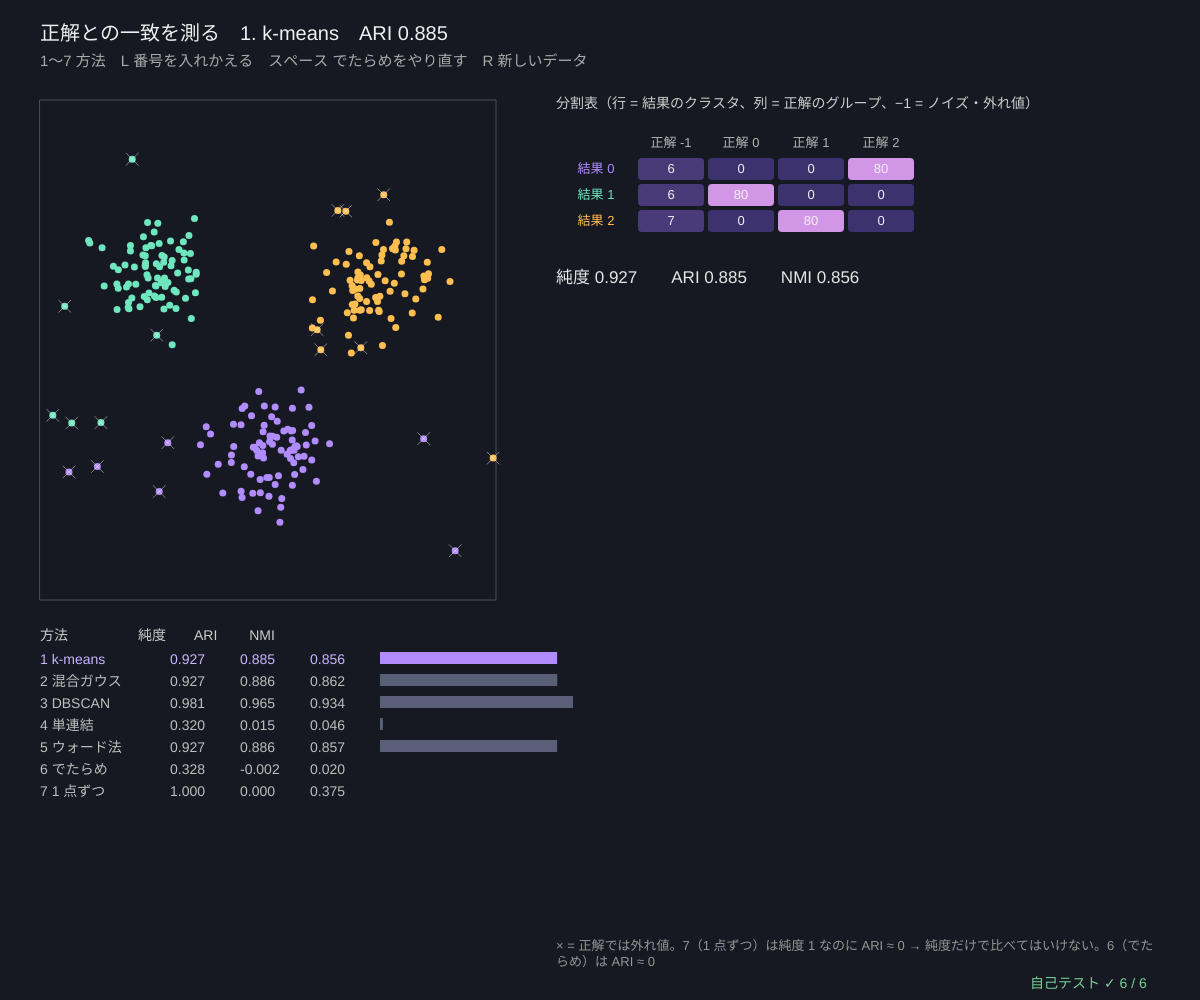
Frame 1 (no input)
Frame 60 (no input): identical to frame 1, image omitted
Frame 120 (the mouse pressed at the canvas centre since frame 60): identical to frame 1, image omitted

The p5.js sketch that drew this single still picture (run headless with seeded random() and noise() and a simulated clock; from frame 60 on, the mouse is pressed at the canvas centre):

// p5.js sketch
// ── sketch.js
// ============================================
// 10 正解との一致を測る ─ 正解のラベルがあるとき、クラスタリングの結果がどれくらい合っているかを数にする
//   分割表 n_ij = 「結果のクラスタ i」かつ「正解のグループ j」の点の数。クラスタの番号は勝手につくので、番号どうしを比べてはだめ
//   純度 = 各クラスタでいちばん多い正解の数の合計 / n（1 点ずつばらばらにすると 1 になってしまう弱点）
//   調整ランド指数 ARI = 「2 点の組が、両方で同じ／両方で別」の一致を、でたらめのときの期待値で調整（1 = 完全一致、≈ 0 = でたらめ）
//   正規化相互情報量 NMI = 2·I(結果; 正解) / (H(結果) + H(正解))（0〜1）。どれも番号を入れかえても同じ値
// 1〜7 方法 / L 番号を入れかえる / R 新しいデータ / スペース でたらめ（6）をやり直す
// ============================================

const NPTS = 240;                      // ★ 点の数
const METHODS = ['k-means', '混合ガウス', 'DBSCAN', '単連結', 'ウォード法', 'でたらめ', '1 点ずつ'];
let data, preds = [], scores = [], methodNo = 0, perm = null, seedD = 101, seedR = 1, view;

function setup() { createCanvas(windowWidth, windowHeight); textWrap(CHAR); selfTest(); newData(); }
function newData() {
  data = makeDataset('noise', NPTS, seedD);
  let pts = data.pts, n = pts.length;
  seedRng(1); let km = kmeansBest(pts, 3, 10, true, 100);
  seedRng(2); let gf = null; for (let r = 0; r < 3; r++) { let f = gmmFit(pts, 3, 150); if (!gf || f.ll > gf.ll) gf = f; }
  let db = dbscan(pts, 0.25, 6);
  preds = [km.labels, gf.resp.map((r) => r.indexOf(Math.max(...r))), db.labels, cutTreeK(agglomerate(pts, 0), n, 3), cutTreeK(agglomerate(pts, 3), n, 3), null, pts.map((_, i) => i)];
  randomPred(); perm = null;
}
function randomPred() { seedRng(700 + seedR); preds[5] = data.pts.map(() => rndInt(0, 2)); scores = preds.map((p) => ({ pur: purityScore(p, data.truth), ari: ariScore(p, data.truth), nmi: nmiScore(p, data.truth) })); }
function shownPred() { let p = preds[methodNo]; return perm ? p.map((l) => (l < 0 ? l : l < 10 ? perm[l] : l + 100)) : p; }   // 0〜9 だけ入れかえる（10 以上はずらすだけ）

function draw() {
  background(22, 24, 34);
  let pred = shownPred(), ct = contingency(pred, data.truth), sc = { pur: purityScore(pred, data.truth), ari: ariScore(pred, data.truth), nmi: nmiScore(pred, data.truth) };
  view = fitView(40, 100, width * 0.38, height * 0.5, 0, 0, 4.0);
  noFill(); stroke(80); rect(view.x, view.y, view.w, view.h);
  drawPts(view, data.pts, methodNo === 6 ? pred.map((v) => v % 10) : pred, 7);
  // 正解は形で：●（グループ）と ×（外れ値）
  stroke(255, 255, 255, 120); strokeWeight(1);
  data.pts.forEach((p, i) => { if (data.truth[i] < 0) { let x = gX(view, p[0]), y = gY(view, p[1]); line(x - 6, y - 6, x + 6, y + 6); line(x - 6, y + 6, x + 6, y - 6); } });
  // ---- 分割表
  let tx = view.x + view.w + 60, ty = 130, rows = Math.min(ct.ra.length, 12), cw = 70, rh = 26, mx = 1;
  ct.M.forEach((r) => r.forEach((v) => (mx = Math.max(mx, v))));
  noStroke(); fill(205); textSize(14); textAlign(LEFT, BASELINE); text('分割表（行 = 結果のクラスタ、列 = 正解のグループ、−1 = ノイズ・外れ値）', tx, ty - 22);
  textAlign(CENTER, CENTER); textSize(13);
  ct.cb.forEach((c, j) => { fill(180); text('正解 ' + c, tx + 80 + j * cw + cw / 2, ty + rh / 2); });
  for (let i = 0; i < rows; i++) {
    let y = ty + (i + 1) * rh; fill(ct.ra[i] < 0 ? color(150) : palC(ct.ra[i])); text(methodNo === 6 ? '…' : '結果 ' + ct.ra[i], tx + 40, y + rh / 2);
    ct.M[i].forEach((v, j) => { fill(60 + 150 * (v / mx), 50 + 100 * (v / mx), 110 + 120 * (v / mx)); rect(tx + 80 + j * cw + 2, y + 2, cw - 4, rh - 4, 4); fill(240); text(v, tx + 80 + j * cw + cw / 2, y + rh / 2); });
  }
  if (ct.ra.length > rows) { fill(150); textAlign(LEFT, CENTER); text('… ほか ' + (ct.ra.length - rows) + ' 行（1 点ずつのクラスタ）', tx + 80, ty + (rows + 1.5) * rh); }
  // ---- いまの方法の数
  let sy = ty + (rows + 2.5) * rh + 10;
  textAlign(LEFT, BASELINE); textSize(17); fill(230);
  text('純度 ' + sc.pur.toFixed(3) + '　　ARI ' + sc.ari.toFixed(3) + '　　NMI ' + sc.nmi.toFixed(3), tx, sy);
  if (perm) { fill(255, 210, 130); textSize(14); text('番号を入れかえた：0→' + perm[0] + '、1→' + perm[1] + '、2→' + perm[2] + '。分割表の行が入れかわるだけで、3 つの数は同じ', tx, sy + 26, width - tx - 40); }
  // ---- 全部の方法の表
  let by = view.y + view.h + 40;
  fill(205); textSize(14); text('方法　　　　　純度　　ARI　　 NMI', 40, by);
  scores.forEach((s, m) => {
    let y = by + 24 + m * 22; fill(m === methodNo ? color(200, 180, 255) : 190);
    text((m + 1) + ' ' + METHODS[m], 40, y); text(s.pur.toFixed(3), 170, y); text(s.ari.toFixed(3), 240, y); text(s.nmi.toFixed(3), 310, y);
    fill(m === methodNo ? color(176, 140, 255) : color(90, 95, 120)); rect(380, y - 12, Math.max(0, s.ari) * 200, 12);
  });
  // ---- 文字
  fill(240); textSize(20);
  text('正解との一致を測る　' + (methodNo + 1) + '. ' + METHODS[methodNo] + '　ARI ' + sc.ari.toFixed(3), 40, 40);
  fill(170); textSize(15); text('1〜7 方法　L 番号を入れかえる' + (perm ? '（入れかえ中）' : '') + '　スペース でたらめをやり直す　R 新しいデータ', 40, 66);
  fill(150); textSize(13); text('× = 正解では外れ値。7（1 点ずつ）は純度 1 なのに ARI ≈ 0 → 純度だけで比べてはいけない。6（でたらめ）は ARI ≈ 0', tx, height - 60, width - tx - 40);
  drawSelfTest(width - 170, height - 12);
}

function keyPressed() {
  if (key.length === 1 && '1234567'.includes(key)) { methodNo = +key - 1; perm = null; }
  if (key === 'l' || key === 'L') { seedRng(300 + frameCount); let p = [0, 1, 2, 3, 4, 5, 6, 7, 8, 9]; for (let i = 9; i > 0; i--) { let j = rndInt(0, i); [p[i], p[j]] = [p[j], p[i]]; } perm = p; }
  if (key === ' ') { seedR++; randomPred(); }
  if (key === 'r' || key === 'R') { seedD++; newData(); }
  return false;
}

// ---- 自己テスト
function ariPairs(a, b) {              // 答え合わせ用：全部の 2 点の組を数える（O(n²)）
  let n11 = 0, n10 = 0, n01 = 0, n00 = 0;
  for (let i = 0; i < a.length; i++) for (let j = i + 1; j < a.length; j++) { let sa = a[i] === a[j], sb = b[i] === b[j]; if (sa && sb) n11++; else if (sa) n10++; else if (sb) n01++; else n00++; }
  let den = (n00 + n01) * (n01 + n11) + (n00 + n10) * (n10 + n11);
  return den === 0 ? 1 : (2 * (n00 * n11 - n01 * n10)) / den;
}
function selfTest() {
  selfTestResults = [];
  seedRng(11);
  let a = Array.from({ length: 150 }, () => rndInt(0, 4)), relOk = true;
  for (let t = 0; t < 10; t++) { let p = [0, 1, 2, 3, 4].sort(() => rnd() - 0.5).map((v) => v * 7 + 3), b = a.map((l) => p[l]); if (!near(ariScore(a, b), 1, 1e-12) || !near(nmiScore(a, b), 1, 1e-12) || !near(purityScore(b, a), 1, 1e-12)) relOk = false; }
  check('同じ分け方なら、番号をどう入れかえても ARI = NMI = 純度 = 1', relOk);
  let ar = []; for (let t = 0; t < 40; t++) { let x = Array.from({ length: 400 }, () => rndInt(0, 3)), y = Array.from({ length: 400 }, () => rndInt(0, 3)); ar.push(ariScore(x, y)); }
  check('でたらめどうしの ARI の平均 ≈ 0（' + meanOf(ar).toFixed(4) + '、40 回）', Math.abs(meanOf(ar)) < 0.01);
  let pairOk = true, symOk = true, rangeOk = true;
  for (let t = 0; t < 20; t++) {
    let x = Array.from({ length: 80 }, () => rndInt(-1, 3)), y = x.map((v) => (rnd() < 0.6 ? v : rndInt(0, 4)));
    if (!near(ariScore(x, y), ariPairs(x, y), 1e-12)) pairOk = false;
    if (!near(ariScore(x, y), ariScore(y, x), 1e-12) || !near(nmiScore(x, y), nmiScore(y, x), 1e-12)) symOk = false;
    let nm = nmiScore(x, y), pu = purityScore(x, y); if (!(nm >= 0 && nm <= 1 && pu > 0 && pu <= 1)) rangeOk = false;
  }
  check('分割表から計算した ARI = 全部の 2 点の組を数えた ARI（20 通り）', pairOk);
  check('ARI と NMI は対称（結果と正解を入れかえても同じ）、NMI と純度は 0〜1', symOk && rangeOk);
  let d = makeDataset('noise', 200, 12), single = d.pts.map((_, i) => i);
  check('1 点ずつばらばら：純度 = ' + purityScore(single, d.truth).toFixed(2) + ' なのに ARI = ' + ariScore(single, d.truth).toFixed(3) + '（≈ 0）', purityScore(single, d.truth) === 1 && Math.abs(ariScore(single, d.truth)) < 0.01);
  let ct = contingency(a, a.map((v) => (v + 1) % 3)), tot = ct.M.reduce((s, r) => s + r.reduce((q, v) => q + v, 0), 0);
  check('分割表の合計 = n、行の合計 = 各クラスタの大きさ', tot === a.length && ct.M.every((r, i) => r.reduce((q, v) => q + v, 0) === a.filter((v) => v === ct.ra[i]).length));
  reportSelfTest();
}

// ---------- やってみよう ----------
// 1. 1〜5 を切りかえて、ARI がいちばん高い方法はどれ？ 外れ値（×）をうまくあつかえるのは？
// 2. L で番号を入れかえても、分割表の行が入れかわるだけで 3 つの数は変わらないことを確かめよう
// 3. 6（でたらめ）でスペースを何回も押そう。ARI は 0 のまわりでゆれる。NMI は 0 より少し大きくなりがち（偏りがある）
// 4. 7（1 点ずつ）は純度 1。なぜ？ ARI と NMI はどうなっている？
// 5. 正解がないとき（ふつうはこっち）は、02 のシルエットのような「内部の指標」を使う

// ==================================================
// ここから下は「クラスタリングの道具」（中身は読まなくても OK。消さないでね）
// ==================================================
// ---- 共通：値をはさむ・クラスタの色・距離（点は [x, y] や [r, g, b] のような配列）
function clampv(v, a, b) { return v < a ? a : v > b ? b : v; }
const PAL = [[176, 140, 255], [110, 230, 190], [255, 190, 80], [110, 180, 255], [255, 120, 130], [200, 240, 110], [255, 150, 220], [90, 210, 220], [255, 150, 70], [190, 190, 255]];
function palC(k, a) {                  // クラスタ k の色（k < 0 = ノイズ = 灰色）
  let al = a === undefined ? 255 : a;
  if (k < 0) return color(120, 120, 135, al);
  let c = PAL[k % PAL.length]; return color(c[0], c[1], c[2], al);
}
function sqd(a, b) { let s = 0; for (let i = 0; i < a.length; i++) { let d = a[i] - b[i]; s += d * d; } return s; }   // 距離の 2 乗
function edist(a, b) { return Math.sqrt(sqd(a, b)); }                                                              // ユークリッド距離
function meanOf(arr) { if (!arr.length) return 0; let s = 0; for (let v of arr) s += v; return s / arr.length; }
// ---- 種つきの乱数（同じ種なら毎回同じ列）
let rngState = 1, gaussSpare = null;
function seedRng(s) { rngState = (s >>> 0) || 1; gaussSpare = null; }
function rnd() {                       // 0〜1 の一様乱数（mulberry32）
  rngState = (rngState + 0x6d2b79f5) >>> 0;
  let t = rngState;
  t = Math.imul(t ^ (t >>> 15), t | 1);
  t ^= t + Math.imul(t ^ (t >>> 7), t | 61);
  return ((t ^ (t >>> 14)) >>> 0) / 4294967296;
}
function rndInt(a, b) { return a + Math.floor(rnd() * (b - a + 1)); }
function gauss() {                     // 標準正規分布（ボックス-ミュラー法）
  if (gaussSpare !== null) { let g = gaussSpare; gaussSpare = null; return g; }
  let u = 1 - rnd(), v = rnd(), r = Math.sqrt(-2 * Math.log(u));
  gaussSpare = r * Math.sin(2 * Math.PI * v); return r * Math.cos(2 * Math.PI * v);
}
// ---- 合成データ（種つき）。どれも { pts, truth（正解のグループ番号）, k（正解のグループ数）} を返す
// blob = { n, c: [中心 x, y], sd: [長い向きの標準偏差, 短い向き], rot: 傾き（ラジアン）}
function makeBlobs(specs) {
  let pts = [], truth = [];
  specs.forEach((s, k) => {
    let cr = Math.cos(s.rot || 0), sr = Math.sin(s.rot || 0);
    for (let i = 0; i < s.n; i++) { let a = gauss() * s.sd[0], b = gauss() * s.sd[1]; pts.push([s.c[0] + cr * a - sr * b, s.c[1] + sr * a + cr * b]); truth.push(k); }
  });
  return { pts, truth, k: specs.length };
}
function makeMoons(n, noise) {         // 2 つの三日月（かみ合った半円）
  let pts = [], truth = [];
  for (let i = 0; i < n; i++) {
    let k = i % 2, t = rnd() * Math.PI, x = k ? 1 - Math.cos(t) : Math.cos(t), y = k ? 0.5 - Math.sin(t) : Math.sin(t);
    pts.push([(x - 0.5) * 1.6 + gauss() * noise, (y - 0.25) * 1.6 + gauss() * noise]); truth.push(k);
  }
  return { pts, truth, k: 2 };
}
function makeCircles(n, noise, inner) { // 同心円（外の輪と内の輪。点の数は輪の長さに比例）
  let pts = [], truth = [], nOut = Math.round((n * 1.3) / (1.3 + inner));
  for (let i = 0; i < n; i++) { let k = i < nOut ? 0 : 1, t = rnd() * 2 * Math.PI, r = k ? inner : 1.3; pts.push([r * Math.cos(t) + gauss() * noise, r * Math.sin(t) + gauss() * noise]); truth.push(k); }
  return { pts, truth, k: 2 };
}
const DATA_JA = { blobs: 'かたまり', moons: '三日月', circles: '同心円', aniso: '細長い', density: '密度がちがう', sizes: '大きさがちがう', noise: 'かたまり + 外れ値', chain: '鎖でつながる' };
function makeDataset(kind, n, seed) {
  seedRng(seed);
  if (kind === 'moons') return makeMoons(n, 0.07);
  if (kind === 'circles') return makeCircles(n, 0.05, 0.55);
  if (kind === 'aniso') { let m = Math.floor(n / 3); return makeBlobs([{ n: m, c: [-0.6, 0.9], sd: [0.9, 0.1], rot: 0.5 }, { n: m, c: [0, 0], sd: [0.9, 0.1], rot: 0.5 }, { n: n - 2 * m, c: [0.6, -0.9], sd: [0.9, 0.1], rot: 0.5 }]); }
  if (kind === 'density') { let m = Math.floor(n * 0.45); return makeBlobs([{ n: m, c: [-0.9, 0.3], sd: [0.12, 0.12] }, { n: m, c: [-0.3, 0.3], sd: [0.12, 0.12] }, { n: n - 2 * m, c: [0.9, -0.2], sd: [0.65, 0.65] }]); }
  if (kind === 'sizes') { let m = Math.floor(n * 0.12); return makeBlobs([{ n: n - 2 * m, c: [-0.5, 0], sd: [0.6, 0.6] }, { n: m, c: [0.85, 0.75], sd: [0.1, 0.1] }, { n: m, c: [0.85, -0.75], sd: [0.1, 0.1] }]); }
  if (kind === 'chain') {
    let m = Math.floor(n * 0.4), d = makeBlobs([{ n: m, c: [-1.2, 0], sd: [0.25, 0.25] }, { n: m, c: [1.2, 0], sd: [0.25, 0.25] }]), rest = n - 2 * m;
    for (let i = 0; i < rest; i++) { d.pts.push([-0.8 + (1.6 * (i + 0.5)) / rest, 0.04 * gauss()]); d.truth.push(i < rest / 2 ? 0 : 1); }
    return d;
  }
  let m = Math.floor(n / 3), d = makeBlobs([{ n: m, c: [-1, 0.7], sd: [0.25, 0.25] }, { n: m, c: [1, 0.6], sd: [0.3, 0.22], rot: 0.4 }, { n: n - 2 * m, c: [0, -0.9], sd: [0.28, 0.28] }]);
  if (kind === 'noise') { let q = Math.floor(n * 0.08); for (let i = 0; i < q; i++) { d.pts.push([-2 + 4 * rnd(), -1.8 + 3.6 * rnd()]); d.truth.push(-1); } }
  return d;
}
// ---- k-means（ロイドのアルゴリズム）。目的関数 = 慣性 = Σ |x_i − 中心|²
function nearestCenter(p, centers) { let best = 0, bd = Infinity; for (let j = 0; j < centers.length; j++) { let d = sqd(p, centers[j]); if (d < bd) { bd = d; best = j; } } return best; }
function assignLabels(pts, centers) { return pts.map((p) => nearestCenter(p, centers)); }        // ① 割り当て
function inertiaOf(pts, centers, labels) { let s = 0; for (let i = 0; i < pts.length; i++) s += sqd(pts[i], centers[labels[i]]); return s; }
function updateCenters(pts, labels, centers) {                                                     // ② 更新（仲間の平均。仲間 0 なら動かさない）
  let k = centers.length, dim = centers[0].length, sum = centers.map(() => new Array(dim).fill(0)), cnt = new Array(k).fill(0);
  for (let i = 0; i < pts.length; i++) { let l = labels[i]; cnt[l]++; for (let d = 0; d < dim; d++) sum[l][d] += pts[i][d]; }
  return sum.map((s, j) => (cnt[j] ? s.map((v) => v / cnt[j]) : centers[j].slice()));
}
function initRandomCenters(pts, k) {   // ランダムに k 点えらぶ（重ならないように）
  if (!pts.length) return Array.from({ length: k }, () => [0, 0]);
  let idx = pts.map((_, i) => i), out = [];
  for (let j = 0; j < Math.min(k, pts.length); j++) { let r = j + Math.floor(rnd() * (idx.length - j)); [idx[j], idx[r]] = [idx[r], idx[j]]; out.push(pts[idx[j]].slice()); }
  while (out.length < k) out.push(pts[0].slice());
  return out;
}
function initPlusPlus(pts, k) {        // k-means++：今ある中心から遠い点ほど（距離² に比例して）えらばれやすい
  if (!pts.length) return Array.from({ length: k }, () => [0, 0]);
  let out = [pts[Math.floor(rnd() * pts.length)].slice()], d2 = pts.map((p) => sqd(p, out[0]));
  while (out.length < k) {
    let tot = 0; for (let v of d2) tot += v;
    let r = rnd() * tot, pick = pts.length - 1;
    if (tot > 0) { for (let i = 0; i < pts.length; i++) { r -= d2[i]; if (r <= 0) { pick = i; break; } } } else pick = Math.floor(rnd() * pts.length);
    out.push(pts[pick].slice());
    for (let i = 0; i < pts.length; i++) d2[i] = Math.min(d2[i], sqd(pts[i], pts[pick]));
  }
  return out;
}
// 最後まで回す。hist = 半ステップ（割り当て・更新）ごとの慣性
function lloyd(pts, centers0, maxIter) {
  let centers = centers0.map((c) => c.slice()), labels = assignLabels(pts, centers), hist = [inertiaOf(pts, centers, labels)], iters = 0;
  for (let it = 0; it < (maxIter || 100); it++) {
    let nc = updateCenters(pts, labels, centers); hist.push(inertiaOf(pts, nc, labels));
    let nl = assignLabels(pts, nc); hist.push(inertiaOf(pts, nc, nl));
    centers = nc; iters++;
    let same = nl.every((v, i) => v === labels[i]); labels = nl;
    if (same) break;
  }
  return { centers, labels, inertia: hist[hist.length - 1], hist, iters };
}
function kmeansBest(pts, k, restarts, usePP, maxIter) {   // restarts 回やり直して慣性がいちばん小さいものを選ぶ
  let best = null, all = [];
  for (let r = 0; r < restarts; r++) { let res = lloyd(pts, usePP ? initPlusPlus(pts, k) : initRandomCenters(pts, k), maxIter); all.push(res.inertia); if (!best || res.inertia < best.inertia) best = res; }
  best.all = all; return best;
}
// ---- 凝集型クラスタリング（ランス-ウィリアムズの更新式）。merges[t] = { a, b（合体した 2 つの番号）, h（高さ）, size }
//   葉 = 0〜n−1、t 番目の合体でできたクラスタ = n + t。ウォード法は距離² で更新し、高さ = √（更新した値）
const LINK_JA = ['単連結', '完全連結', '群平均', 'ウォード法'];
function agglomerate(pts, method) {    // method: 0 単連結 / 1 完全連結 / 2 群平均 / 3 ウォード法
  let n = pts.length, Dm = new Float64Array(n * n), size = new Array(n).fill(1), id = pts.map((_, i) => i), act = new Array(n).fill(true), merges = [];
  for (let i = 0; i < n; i++) for (let j = 0; j < n; j++) Dm[i * n + j] = method === 3 ? sqd(pts[i], pts[j]) : edist(pts[i], pts[j]);
  for (let t = 0; t < n - 1; t++) {
    let bi = -1, bj = -1, bd = Infinity;
    for (let i = 0; i < n; i++) if (act[i]) for (let j = i + 1; j < n; j++) if (act[j] && Dm[i * n + j] < bd) { bd = Dm[i * n + j]; bi = i; bj = j; }
    let ni = size[bi], nj = size[bj];
    merges.push({ a: id[bi], b: id[bj], h: method === 3 ? Math.sqrt(Math.max(0, bd)) : bd, size: ni + nj });
    for (let k = 0; k < n; k++) {
      if (!act[k] || k === bi || k === bj) continue;
      let dik = Dm[bi * n + k], djk = Dm[bj * n + k], nk = size[k], v;
      if (method === 0) v = Math.min(dik, djk);
      else if (method === 1) v = Math.max(dik, djk);
      else if (method === 2) v = (ni * dik + nj * djk) / (ni + nj);
      else v = ((ni + nk) * dik + (nj + nk) * djk - nk * bd) / (ni + nj + nk);
      Dm[bi * n + k] = Dm[k * n + bi] = v;
    }
    size[bi] = ni + nj; act[bj] = false; id[bi] = n + t;
  }
  return merges;
}
function membersOf(merges, n) {        // 番号 → 中の点のリスト
  let mem = []; for (let i = 0; i < n; i++) mem.push([i]);
  for (let m of merges) mem.push(mem[m.a].concat(mem[m.b]));
  return mem;
}
function labelsAfter(merges, n, count) { // はじめの count 回だけ合体したときのラベル（0, 1, 2… 小さい点の番号順）
  let mem = membersOf(merges, n), alive = new Set(); for (let i = 0; i < n; i++) alive.add(i);
  for (let t = 0; t < count; t++) { alive.delete(merges[t].a); alive.delete(merges[t].b); alive.add(n + t); }
  let groups = [...alive].map((c) => mem[c]).sort((p, q) => Math.min(...p) - Math.min(...q)), lab = new Array(n).fill(0);
  groups.forEach((g, k) => g.forEach((i) => (lab[i] = k)));
  return lab;
}
function cutTreeK(merges, n, k) { return labelsAfter(merges, n, clampv(n - k, 0, n - 1)); }
function cutTreeH(merges, n, h) { let c = 0; while (c < merges.length && merges[c].h <= h) c++; return labelsAfter(merges, n, c); }
function leafOrder(merges, n) {        // デンドログラムの葉の並び（枝が交差しない順）
  if (n === 1) return [0];
  let out = [], st = [2 * n - 2];
  while (st.length) { let v = st.pop(); if (v < n) out.push(v); else { let m = merges[v - n]; st.push(m.b); st.push(m.a); } }
  return out;
}
function copheneticMatrix(merges, n) { // c_ij = i と j が初めて同じクラスタになった高さ
  let mem = membersOf(merges, n), C = new Float64Array(n * n);
  merges.forEach((m) => { for (let x of mem[m.a]) for (let y of mem[m.b]) C[x * n + y] = C[y * n + x] = m.h; });
  return C;
}
function pearson(xs, ys) {
  let n = xs.length, mx = meanOf(xs), my = meanOf(ys), sxy = 0, sxx = 0, syy = 0;
  for (let i = 0; i < n; i++) { let a = xs[i] - mx, b = ys[i] - my; sxy += a * b; sxx += a * a; syy += b * b; }
  return sxx > 0 && syy > 0 ? clampv(sxy / Math.sqrt(sxx * syy), -1, 1) : 0;
}
function copheneticCorr(pts, merges) {  // もとの距離とコーフェン距離の相関
  let n = pts.length, C = copheneticMatrix(merges, n), xs = [], ys = [];
  for (let i = 0; i < n; i++) for (let j = i + 1; j < n; j++) { xs.push(edist(pts[i], pts[j])); ys.push(C[i * n + j]); }
  return pearson(xs, ys);
}
// ---- DBSCAN：半径 eps の中に minPts 個以上（自分も数える）ある点 = コア点。コア点どうしが eps でつながって 1 つのクラスタ
//   ラベル −1 = ノイズ。近くの点は「eps の大きさのマス目」で探す（周り 3 × 3 マスだけ見ればよい）
function gridKey(cx, cy) { return cx * 100003 + cy; }
function buildGrid(pts, eps) {
  let g = new Map();
  pts.forEach((p, i) => { let key = gridKey(Math.floor(p[0] / eps), Math.floor(p[1] / eps)); if (!g.has(key)) g.set(key, []); g.get(key).push(i); });
  return g;
}
function neighborsGrid(g, pts, i, eps) {
  let p = pts[i], cx = Math.floor(p[0] / eps), cy = Math.floor(p[1] / eps), out = [];
  for (let dx = -1; dx <= 1; dx++) for (let dy = -1; dy <= 1; dy++) { let c = g.get(gridKey(cx + dx, cy + dy)); if (c) for (let j of c) if (sqd(p, pts[j]) <= eps * eps) out.push(j); }
  return out.sort((a, b) => a - b);
}
function dbscan(pts, eps, minPts) {    // order = 広がっていく順（アニメーション用）
  let n = pts.length, e = Math.max(1e-6, eps), g = buildGrid(pts, e), nb = pts.map((_, i) => neighborsGrid(g, pts, i, e));
  let core = nb.map((l) => l.length >= minPts), labels = new Array(n).fill(-2), order = [], c = 0;
  for (let i = 0; i < n; i++) {
    if (labels[i] !== -2 || !core[i]) continue;
    labels[i] = c; order.push(i); let q = [i];
    for (let h = 0; h < q.length; h++) for (let j of nb[q[h]]) {
      if (labels[j] >= 0) continue;
      labels[j] = c; order.push(j); if (core[j]) q.push(j);
    }
    c++;
  }
  for (let i = 0; i < n; i++) if (labels[i] === -2) labels[i] = -1;
  return { labels, core, order, nClusters: c, nb };
}
// ---- 混合ガウス分布（2 次元、共分散は全部）。cv = [s_xx, s_xy, s_yy]。gm = { w: 重み, mu: 平均, cv: 共分散 }
const COV_FLOOR = 1e-4;                // 共分散の固有値の下限（1 点に縮んで尤度が ∞ になるのを防ぐ）
function logGauss2(p, mu, cv) {
  let det = cv[0] * cv[2] - cv[1] * cv[1], dx = p[0] - mu[0], dy = p[1] - mu[1];
  let q = (cv[2] * dx * dx - 2 * cv[1] * dx * dy + cv[0] * dy * dy) / det;
  return -Math.log(2 * Math.PI) - 0.5 * Math.log(det) - 0.5 * q;
}
function logSumExp(arr) { let m = -Infinity; for (let v of arr) if (v > m) m = v; if (m === -Infinity) return -Infinity; let s = 0; for (let v of arr) s += Math.exp(v - m); return m + Math.log(s); }
function gmmE(pts, gm) {               // E ステップ：所属確率 r_ik（各点で合計 1）と対数尤度
  let ll = 0, resp = pts.map((p) => {
    let lg = gm.w.map((w, k) => Math.log(Math.max(w, 1e-300)) + logGauss2(p, gm.mu[k], gm.cv[k])), lse = logSumExp(lg);
    ll += lse; return lg.map((v) => Math.exp(v - lse));
  });
  return { resp, ll };
}
function floorCov(cv) {                // 固有値が COV_FLOOR より小さければ持ち上げる（ふだんは何もしない）
  let a = cv[0], b = cv[1], c = cv[2], tr = (a + c) / 2, df = Math.sqrt(((a - c) / 2) ** 2 + b * b), l1 = tr + df, l2 = tr - df;
  if (l2 >= COV_FLOOR && isFinite(l1)) return cv;
  let th = 0.5 * Math.atan2(2 * b, a - c), co = Math.cos(th), si = Math.sin(th);
  l1 = Math.max(isFinite(l1) ? l1 : 1, COV_FLOOR); l2 = Math.max(isFinite(l2) ? l2 : COV_FLOOR, COV_FLOOR);
  return [l1 * co * co + l2 * si * si, (l1 - l2) * co * si, l1 * si * si + l2 * co * co];
}
function gmmM(pts, resp, old) {        // M ステップ：重み・平均・共分散を所属確率の重みつきで計算しなおす
  let k = resp[0].length, n = pts.length, gm = { w: [], mu: [], cv: [] };
  for (let j = 0; j < k; j++) {
    let nk = 0, mx = 0, my = 0; for (let i = 0; i < n; i++) { let r = resp[i][j]; nk += r; mx += r * pts[i][0]; my += r * pts[i][1]; }
    if (nk < 1e-8) { gm.w.push(1e-8); gm.mu.push(old ? old.mu[j].slice() : pts[j % n].slice()); gm.cv.push(old ? old.cv[j].slice() : [1, 0, 1]); continue; }
    mx /= nk; my /= nk;
    let a = 0, b = 0, c = 0; for (let i = 0; i < n; i++) { let r = resp[i][j], dx = pts[i][0] - mx, dy = pts[i][1] - my; a += r * dx * dx; b += r * dx * dy; c += r * dy * dy; }
    gm.w.push(nk / n); gm.mu.push([mx, my]); gm.cv.push(floorCov([a / nk, b / nk, c / nk]));
  }
  let sw = gm.w.reduce((s, v) => s + v, 0); gm.w = gm.w.map((v) => v / sw);
  return gm;
}
function gmmInit(pts, k) {             // k-means++ の中心から始めて、近い点を仲間にして M ステップ 1 回
  let cs = initPlusPlus(pts, k), lab = assignLabels(pts, cs);
  return gmmM(pts, lab.map((l) => cs.map((_, j) => (j === l ? 1 : 0))), { mu: cs, cv: cs.map(() => [0.3, 0, 0.3]) });
}
function gmmFit(pts, k, iters) {       // EM をくり返す。llHist = 対数尤度の記録（必ず増えるか同じ）
  let gm = gmmInit(pts, k), llHist = [], e = gmmE(pts, gm);
  for (let t = 0; t < iters; t++) { llHist.push(e.ll); gm = gmmM(pts, e.resp, gm); e = gmmE(pts, gm); if (t > 3 && Math.abs(e.ll - llHist[t]) < 1e-9 * Math.abs(e.ll)) break; }
  llHist.push(e.ll);
  return { gm, ll: e.ll, resp: e.resp, llHist };
}
function gmmBIC(ll, k, n) { return -2 * ll + (6 * k - 1) * Math.log(n); }   // 母数の数 = 平均 2k + 共分散 3k + 重み (k − 1)
function covAxes(cv) {                 // 共分散の楕円：長い軸・短い軸の標準偏差と傾き
  let a = cv[0], b = cv[1], c = cv[2], tr = (a + c) / 2, df = Math.sqrt(((a - c) / 2) ** 2 + b * b);
  return { s1: Math.sqrt(Math.max(0, tr + df)), s2: Math.sqrt(Math.max(0, tr - df)), ang: 0.5 * Math.atan2(2 * b, a - c) };
}
// ---- 正解との一致：分割表、純度、調整ランド指数（ARI）、正規化相互情報量（NMI）。ラベル −1（ノイズ）も 1 つのグループとして数える
function contingency(a, b) {
  let ra = [...new Set(a)].sort((x, y) => x - y), cb = [...new Set(b)].sort((x, y) => x - y), ia = new Map(ra.map((v, i) => [v, i])), ib = new Map(cb.map((v, i) => [v, i]));
  let M = ra.map(() => new Array(cb.length).fill(0));
  for (let i = 0; i < a.length; i++) M[ia.get(a[i])][ib.get(b[i])]++;
  return { M, ra, cb };
}
function comb2(x) { return (x * (x - 1)) / 2; }
function ariScore(a, b) {
  let { M } = contingency(a, b), n = a.length, sij = 0, sa = 0, sb = 0, colS = new Array(M[0].length).fill(0);
  for (let r of M) { let rs = 0; r.forEach((v, j) => { sij += comb2(v); rs += v; colS[j] += v; }); sa += comb2(rs); }
  for (let v of colS) sb += comb2(v);
  let expv = (sa * sb) / Math.max(1, comb2(n)), maxv = (sa + sb) / 2;
  return maxv - expv === 0 ? 1 : (sij - expv) / (maxv - expv);
}
function nmiScore(a, b) {              // NMI = 2·I(A; B) / (H(A) + H(B))
  let { M } = contingency(a, b), n = a.length, rs = M.map((r) => r.reduce((s, v) => s + v, 0)), cs = M[0].map((_, j) => M.reduce((s, r) => s + r[j], 0));
  let H = (arr) => -arr.reduce((s, v) => s + (v > 0 ? (v / n) * Math.log(v / n) : 0), 0), mi = 0;
  M.forEach((r, i) => r.forEach((v, j) => { if (v > 0) mi += (v / n) * Math.log((n * v) / (rs[i] * cs[j])); }));
  let hs = H(rs) + H(cs); return hs === 0 ? 1 : clampv((2 * mi) / hs, 0, 1);
}
function purityScore(pred, truth) { let { M } = contingency(pred, truth); return M.reduce((s, r) => s + Math.max(...r), 0) / pred.length; }
// ---- グラフと図の道具：g = { x, y, w, h, x0, x1, y0, y1 }（画面の四角とデータの範囲）
function gX(g, v) { return g.x + clampv((v - g.x0) / (g.x1 - g.x0), -0.02, 1.02) * g.w; }
function gY(g, v) { return g.y + g.h - clampv((v - g.y0) / (g.y1 - g.y0), -0.02, 1.02) * g.h; }
function invX(g, px) { return g.x0 + ((px - g.x) / g.w) * (g.x1 - g.x0); }
function invY(g, py) { return g.y0 + ((g.y + g.h - py) / g.h) * (g.y1 - g.y0); }
function inBox(g, px, py) { return px >= g.x && px <= g.x + g.w && py >= g.y && py <= g.y + g.h; }
function fitView(x, y, w, h, cx, cy, span) {   // 縦横の縮尺をそろえる（span = 短い辺に入るデータの幅）
  let s = Math.min(w, h) / span; return { x, y, w, h, x0: cx - w / 2 / s, x1: cx + w / 2 / s, y0: cy - h / 2 / s, y1: cy + h / 2 / s };
}
function plotAxes(g, xl, yl, xt, yt) {
  stroke(95); strokeWeight(1); noFill(); rect(g.x, g.y, g.w, g.h);
  noStroke(); fill(165); textSize(12); textAlign(CENTER, TOP);
  for (let v of xt) text(+v.toPrecision(3), gX(g, v), g.y + g.h + 4);
  textAlign(RIGHT, CENTER);
  for (let v of yt) text(+v.toPrecision(3), g.x - 5, gY(g, v));
  textAlign(LEFT, BASELINE); fill(205); textSize(13);
  text(xl, g.x + g.w - textWidth(xl), g.y + g.h + 30); text(yl, g.x, g.y - 8);
}
function polyline(pts) {               // 点が 2 つ以上あるときだけ折れ線を描く
  if (pts.length < 2) return;
  noFill(); beginShape(); for (let p of pts) vertex(p[0], p[1]); endShape();
}
function drawPts(g, pts, labels, r, al) {   // クラスタの色で点を描く（labels がなければ白）
  noStroke();
  for (let i = 0; i < pts.length; i++) { fill(labels ? palC(labels[i], al) : color(230, 230, 240, al === undefined ? 255 : al)); circle(gX(g, pts[i][0]), gY(g, pts[i][1]), r); }
}
// ---- 自己テストの道具
let selfTestResults = [];
function check(name, cond) { selfTestResults.push({ name, ok: !!cond }); }
function near(a, b, tol) { return a !== null && a !== undefined && isFinite(a) && Math.abs(a - b) <= (tol === undefined ? 1e-9 : tol); }
function noNaN(v) { return Array.isArray(v) ? v.every(noNaN) : !(typeof v === 'number' && v !== v); }
function reportSelfTest() { for (let r of selfTestResults) (r.ok ? console.log : console.error)((r.ok ? '✓ ' : '✗ ') + r.name); }
function selfTestLine() { let n = selfTestResults.filter((r) => r.ok).length; return '自己テスト ' + (n === selfTestResults.length ? '✓ ' : '✗ ') + n + ' / ' + selfTestResults.length; }
function drawSelfTest(x, y) { noStroke(); fill(selfTestResults.every((r) => r.ok) ? color(120, 210, 150) : color(255, 90, 90)); textSize(14); textAlign(LEFT, BASELINE); text(selfTestLine(), x, y); }
